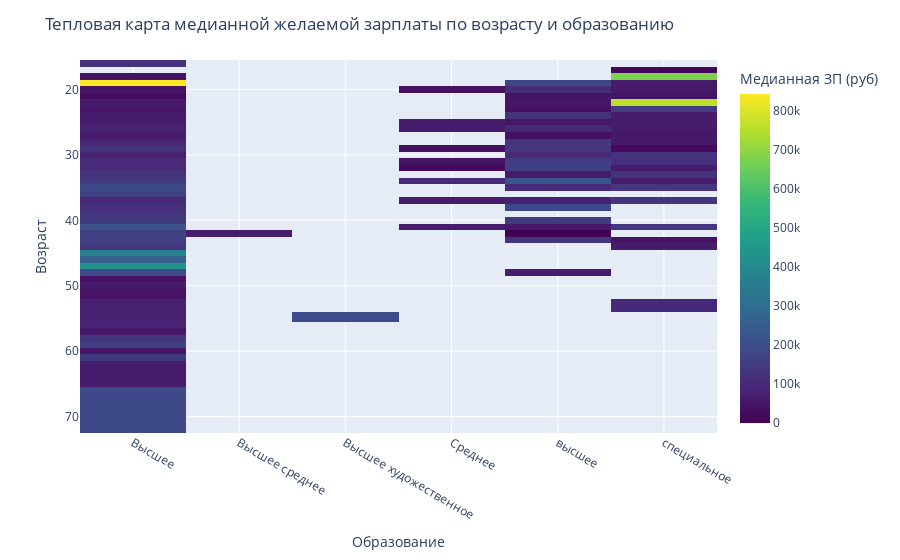

Notebook cell for this chart:
### Markdown cell above
7. Постройте сводную таблицу, иллюстрирующую зависимость **медианной** желаемой заработной платы от возраста (**"Возраст"**) и образования (**"Образование"**). На полученной сводной таблице постройте **тепловую карту**. Проанализируйте тепловую карту, сравнив показатели внутри групп.

### Code cell
import pandas as pd
import plotly.express as px
import re
import warnings

# Заглушить все предупреждения
warnings.filterwarnings("ignore")

# Загрузка данных
df = pd.read_csv('data/dst-3.0_16_1_hh_database.csv', sep=';')
currency_rates = pd.read_csv('data/ExchangeRates.csv', sep=',')

# Определение функций для обработки зарплаты и валюты
def get_salary_num(salary_str):
    return float(salary_str.split()[0].replace(' ', '').replace('₽', ''))

def get_salary_currency(salary_str):
    return salary_str.split()[-1]

# Преобразование дат
currency_rates['date'] = pd.to_datetime(currency_rates['date'], dayfirst=True).dt.date
df['Обновление резюме'] = pd.to_datetime(df['Обновление резюме'], dayfirst=True).dt.date

# Извлечение зарплаты и валюты
df['ЗП (tmp)'] = df['ЗП'].apply(get_salary_num)
df['Валюта'] = df['ЗП'].apply(get_salary_currency)

# Объединение таблиц по дате и валюте
df = pd.merge(df, currency_rates, left_on=['Обновление резюме', 'Валюта'], right_on=['date', 'currency'], how='left')

# Пересчет зарплаты в рубли
df['ЗП (руб)'] = df['ЗП (tmp)'] * df['close']

# Удаление временных столбцов
df.drop(['ЗП (tmp)', 'date', 'currency', 'per', 'time', 'vol', 'proportion'], axis=1, inplace=True)

# Удаление строк с отсутствующими значениями в столбце ЗП (руб)
df = df.dropna(subset=['ЗП (руб)'])

# Фильтрация значений зарплаты больше 1 миллиона
df = df[df['ЗП (руб)'] < 1_000_000]

# Разделяем столбец "Пол, возраст" на два столбца  
df[['Пол', 'Возраст']] = df['Пол, возраст'].str.split(', ', n=1, expand=True)

# Функция для извлечения возраста 
def extract_age(text): 
    if pd.isna(text) or text == 'Не указано':  # Проверяем на NaN и 'Не указано'
        return None 
    
    year_splitted = text.split(' ') 
    years_list = ['год', 'года', 'лет'] 
    life_years = None  # Инициализируем переменную как None
    
    for index, item in enumerate(year_splitted): 
        if item in years_list: 
            try:
                life_years = int(year_splitted[index - 1])  # Пробуем преобразовать в int
                break  # Прерываем цикл, если нашли возраст
            except (ValueError, IndexError):
                continue  # Игнорируем ошибки и продолжаем
    
    return life_years  # Возвращаем найденный возраст или None

# Применяем функцию к столбцу 'Возраст' 
df['Возраст'] = df['Возраст'].apply(extract_age) 

# Функция для извлечения информации об образовании
def extract_education_info(row):
    words = row.split()
    education_info = []
    
    for i, word in enumerate(words):
        if word.lower() == 'образование':
            # Берем предыдущее значение, если оно есть
            if i > 0:
                education_info.append(words[i - 1])  # Предыдущее значение
    
    # Убираем числа из полученной информации об образовании
    clean_education_info = [re.sub(r'd+', '', edu).strip() for edu in education_info]
    
    return ' '.join(clean_education_info)

# Применяем функцию к столбцу 'Образование и ВУЗ'
df['Образование'] = df['Образование и ВУЗ'].apply(extract_education_info)

# Получаем уникальные значения образования без чисел
unique_education = df['Образование'].unique()

# Выводим уникальные значения
print("Уникальные значения образования (без чисел):")
print(unique_education)

# Построение сводной таблицы 
pivot_table = df.pivot_table(values='ЗП (руб)', index='Возраст', columns='Образование', aggfunc='median')

# Построение тепловой карты 
fig = px.imshow(pivot_table,  
                 labels=dict(x="Образование", y="Возраст", color="Медианная ЗП (руб)"), 
                 x=pivot_table.columns, 
                 y=pivot_table.index, 
                 color_continuous_scale='Viridis') 
fig.update_layout(title='Тепловая карта медианной желаемой зарплаты по возрасту и образованию') 
fig.show() 

# Анализ наибольшего карьерного роста 
growth_rate = pivot_table.pct_change().mean() 
fastest_growth_education = growth_rate.idxmax() 
print(f'Категория образования с самым быстрым карьерным ростом: {fastest_growth_education}')

### Figure 1 — Plotly figure (JSON) as saved in the notebook; plotly's stock layout.template omitted (floating-point values rounded to 4 significant figures; data arrays with more than 128 entries replaced by an {"elided": "..."} marker saying what was removed)
{"data": [{"coloraxis": "coloraxis", "hovertemplate": "Образование: %{x}<br>Возраст: %{y}<br>Медианная ЗП (руб): %{z}<extra></extra>", "name": "0", "type": "heatmap", "x": ["Высшее", "Высшее среднее", "Высшее художественное", "Среднее", "высшее", "специальное"], "xaxis": "x", "y": [16, 17, 18, 19, 20, 21, 22, 23, 24, 25, 26, 27, 28, 29, 30, 31, 32, 33, 34, 35, 36, 37, 38, 39, 40, 41, 42, 43, 44, 45, 46, 47, 48, 49, 50, 51, 53, 55, 56, 57, 58, 59, 60, 61, 62, 69], "yaxis": "y", "z": {"elided": "46x6 float values"}}], "layout": {"coloraxis": {"colorbar": {"title": {"text": "Медианная ЗП (руб)"}}, "colorscale": [[0, "#440154"], [0.1111, "#482878"], [0.2222, "#3e4989"], [0.3333, "#31688e"], [0.4444, "#26828e"], [0.5556, "#1f9e89"], [0.6667, "#35b779"], [0.7778, "#6ece58"], [0.8889, "#b5de2b"], [1, "#fde725"]]}, "margin": {"t": 60}, "title": {"text": "Тепловая карта медианной желаемой зарплаты по возрасту и образованию"}, "xaxis": {"anchor": "y", "constrain": "domain", "domain": [0, 1], "scaleanchor": "y", "title": {"text": "Образование"}}, "yaxis": {"anchor": "x", "autorange": "reversed", "constrain": "domain", "domain": [0, 1], "title": {"text": "Возраст"}}}}
